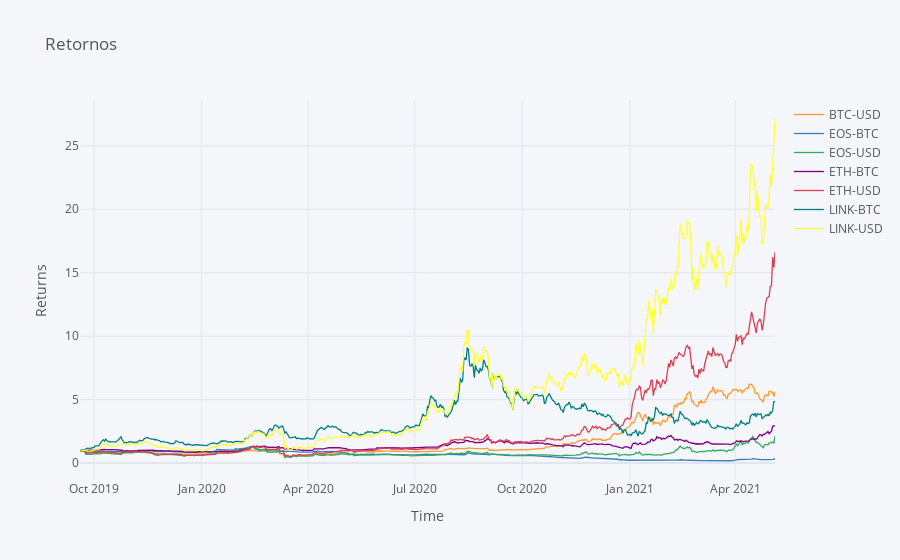

Notebook source saved alongside this figure:
### Markdown cell above
# Rendimientos acumulados

### Code cell
rend.iplot(theme = "pearl", title = "Retornos", xTitle = "Time", yTitle = "Returns")

### Figure 1 — Plotly figure (JSON) as saved in the notebook; plotly's stock layout.template omitted (floating-point values rounded to 4 significant figures; data arrays with more than 128 entries replaced by an {"elided": "..."} marker saying what was removed)
{"data": [{"line": {"color": "rgba(255, 153, 51, 1.0)", "dash": "solid", "shape": "linear", "width": 1.3}, "mode": "lines", "name": "BTC-USD", "text": "", "type": "scatter", "x": {"elided": "591 str values"}, "y": {"elided": "591 float values"}}, {"line": {"color": "rgba(55, 128, 191, 1.0)", "dash": "solid", "shape": "linear", "width": 1.3}, "mode": "lines", "name": "EOS-BTC", "text": "", "type": "scatter", "x": {"elided": "591 str values"}, "y": {"elided": "591 float values"}}, {"line": {"color": "rgba(50, 171, 96, 1.0)", "dash": "solid", "shape": "linear", "width": 1.3}, "mode": "lines", "name": "EOS-USD", "text": "", "type": "scatter", "x": {"elided": "591 str values"}, "y": {"elided": "591 float values"}}, {"line": {"color": "rgba(128, 0, 128, 1.0)", "dash": "solid", "shape": "linear", "width": 1.3}, "mode": "lines", "name": "ETH-BTC", "text": "", "type": "scatter", "x": {"elided": "591 str values"}, "y": {"elided": "591 float values"}}, {"line": {"color": "rgba(219, 64, 82, 1.0)", "dash": "solid", "shape": "linear", "width": 1.3}, "mode": "lines", "name": "ETH-USD", "text": "", "type": "scatter", "x": {"elided": "591 str values"}, "y": {"elided": "591 float values"}}, {"line": {"color": "rgba(0, 128, 128, 1.0)", "dash": "solid", "shape": "linear", "width": 1.3}, "mode": "lines", "name": "LINK-BTC", "text": "", "type": "scatter", "x": {"elided": "591 str values"}, "y": {"elided": "591 float values"}}, {"line": {"color": "rgba(255, 255, 51, 1.0)", "dash": "solid", "shape": "linear", "width": 1.3}, "mode": "lines", "name": "LINK-USD", "text": "", "type": "scatter", "x": {"elided": "591 str values"}, "y": {"elided": "591 float values"}}], "layout": {"legend": {"bgcolor": "#F5F6F9", "font": {"color": "#4D5663"}}, "paper_bgcolor": "#F5F6F9", "plot_bgcolor": "#F5F6F9", "title": {"font": {"color": "#4D5663"}, "text": "Retornos"}, "xaxis": {"gridcolor": "#E1E5ED", "showgrid": true, "tickfont": {"color": "#4D5663"}, "title": {"font": {"color": "#4D5663"}, "text": "Time"}, "zerolinecolor": "#E1E5ED"}, "yaxis": {"gridcolor": "#E1E5ED", "showgrid": true, "tickfont": {"color": "#4D5663"}, "title": {"font": {"color": "#4D5663"}, "text": "Returns"}, "zerolinecolor": "#E1E5ED"}}}
